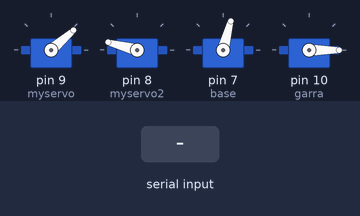
Bench run of a sketch on a simulated Arduino Uno, built with avr-gcc and run on an emulated ATmega328P. Parts: 4 × servo. The test bench sets the inputs (shaded band).

Above: at 1.3 s.
1.4 s: "s" received over Serial
At 3.12 s:
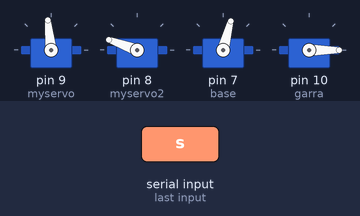
4.9 s: "g" received over Serial
At 5.86 s:
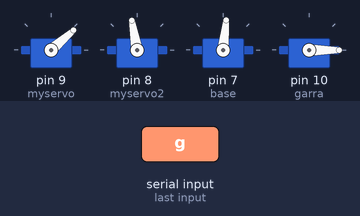
8.4 s: "e" received over Serial
At 8.64 s:
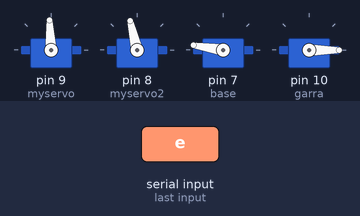
11.9 s: "b" received over Serial
At 14.05 s:
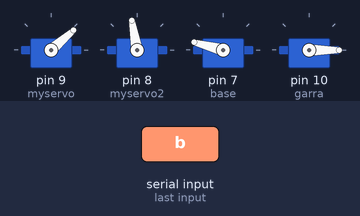
20.4 s: "s" received over Serial
27.4 s: "w" received over Serial
Timing chart, 0 to 42.5 s (numbered marks = the images above; inputs shaded):
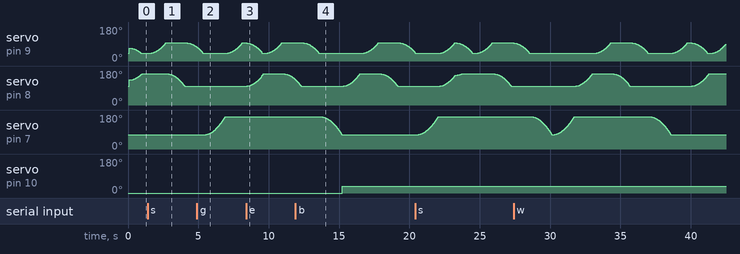

The sketch:

Braco_Robotico_MDF.ino
```cpp
/*
 Controlling a servo position using a potentiometer (variable resistor)
 by Michal Rinott <http://people.interaction-ivrea.it/m.rinott>

 modified on 8 Nov 2013
 by Scott Fitzgerald
 http://www.arduino.cc/en/Tutorial/Knob
*/

#include <Servo.h>

Servo myservo,myservo2,garra,base;  // create servo object to control a servo

int potpin = A0;  // analog pin used to connect the potentiometer
int val;    // variable to read the value from the analog pin
int botao = A3;

int myservomax = 1530; // pino9
int myservo2max = 2250; //pino8

int myservomin = 970;
int myservo2min = 1575;

int basemin = 1319;
int basemax = 2300;

int garramin = 0; //fechada
int garramax = 35; //Aberta 35

int myservomeio = (myservomax + myservomin)/2;
int myservo2meio = (myservo2max + myservo2min)/2;
int basemeio = (basemin + basemax)/2;

int valmyservo = myservomeio;
int valmyservo2 = myservo2meio;
int valbase = basemin;
int valgarra = garramin;

int delay_entre_acoes = 35;

void setup() {
  myservo.attach(9);  // attaches the servo on pin 9 to the servo object
  myservo2.attach(8);
  base.attach(7);
  garra.attach(10);

  myservo.writeMicroseconds(myservomin);
  myservo2.writeMicroseconds(myservo2min);
  base.writeMicroseconds(basemin);
  garra.write(garramin);
  delay(100);
/*  garra.attach(7);
  base.attach(6);*/
  Serial.begin(9600);

}

void loop() {

  /*val = analogRead(potpin);            // reads the value of the potentiometer (value between 0 and 1023)
  val = map(val, 0, 1023, 700, 2300);     // scale it to use it with the servo (value between 0 and 180)
  garra.writeMicroseconds(val);
  Serial.println(val);
  delay(200);*/

 //Rotina de associacao de teclas
  char tecla;
  tecla = Serial.read();
  int var;
  //se pressionado “s” desce
  if(tecla == 's') // desce
  {
      var=1;
  }
  else
//se pressionado “w” sobe
if(tecla == 'w') // sobe
 {
  var=5;
 }
else if(tecla == 'e') // frente
{
  var = 2;
}
else if (tecla == 'd') // tras
{
  var = 4;
}
else if (tecla == 'g') // garra
{
  var = 3;
}
else if ( tecla == 'b') //base
{
  var = 6;
}
else
{
  var=0;
}
   //---------------------------------------------------
   switch (var){
    case 1:
      desce();
      var=0;
      break;
    case 2:
      frente();
      var=0;
      break;
    case 3:
      garra_toggle();
      var=0;
      break;
    case 4:
      tras();
      var=0;
      break;
    case 5:
      sobe();
      var=0;
      break;
    case 6:
      base_toggle();
      var=0;
      break;
   }
// Rotina de Demonstração. Comentar para operar manualmente
   sobe();
   frente();
   desce();
   tras();
   base_toggle();
}

// Funções de controle
void frente(){
    for(int i=0;i<35;i++)
    {
      valmyservo = valmyservo + i; //FRENTE
      valmyservo2 = valmyservo2 + i;//i*2.2;
     restricoes();
     myservo.write(valmyservo);
      myservo2.write(valmyservo2);
      delay(delay_entre_acoes);

    }
}

void tras(){
    for(int j=0;j<35;j++)
    {
      valmyservo = valmyservo - j;
      valmyservo2 = valmyservo2 - j; // j*2.2;
      restricoes();
      myservo.write(valmyservo);
      myservo2.write(valmyservo2);
      delay(delay_entre_acoes);

    }

}

void sobe(){
    for(int j=0;j<40;j++)
    {
      valmyservo = valmyservo - j;
      valmyservo2 = valmyservo2 + j; // j*2;
      restricoes();
      myservo.write(valmyservo);
      myservo2.write(valmyservo2);
      //w
      delay(delay_entre_acoes);

    }

}

void desce(){
    for(int j=0;j<40;j++)
    {
      valmyservo = valmyservo + j;
      valmyservo2 = valmyservo2 - j; //j*2;
     restricoes();
      myservo.write(valmyservo);
      myservo2.write(valmyservo2);
      delay(delay_entre_acoes);

    }

}

void garra_toggle(){
  if(valgarra==garramin)
  {
    valgarra=garramax;
    garra.write(valgarra);
  }
  else
  {
    valgarra=garramin;
    garra.write(valgarra);
  }
}
void restricoes(){
   if(valmyservo2>myservo2max)
      {
        valmyservo2 = myservo2max;
      }
   if(valmyservo2<myservo2min)
   {
    valmyservo2 = myservo2min;
   }
   if(valmyservo>myservomax){
    valmyservo = myservomax;
   }
   if(valmyservo<myservomin){
    valmyservo = myservomin;
   }
}

void base_toggle(){
  if(valbase==basemin){
   for(int i=0;valbase<basemax;i++){
    valbase = valbase+i;
    base.write(valbase);
    delay(delay_entre_acoes);
   }

  }
  else
  {
   for(int j=0;valbase>basemin;j++){
    valbase = valbase-j;
    base.write(valbase);
    delay(delay_entre_acoes);
   }
  }
}
//vai dar pt vai dar vai dar pt vai dar.
```
